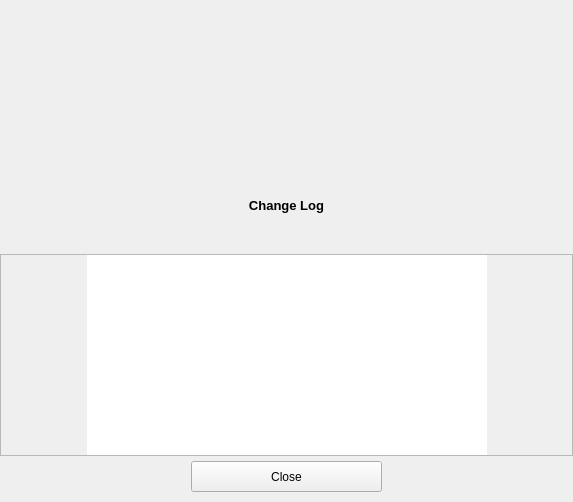
<?xml version="1.0" encoding="UTF-8"?>
<ui version="4.0">
 <class>ChangeLogScrollWidget</class>
 <widget class="QWidget" name="ChangeLogScrollWidget">
  <property name="geometry">
   <rect>
    <x>0</x>
    <y>0</y>
    <width>573</width>
    <height>502</height>
   </rect>
  </property>
  <property name="sizePolicy">
   <sizepolicy hsizetype="MinimumExpanding" vsizetype="MinimumExpanding">
    <horstretch>0</horstretch>
    <verstretch>0</verstretch>
   </sizepolicy>
  </property>
  <property name="maximumSize">
   <size>
    <width>16777215</width>
    <height>502</height>
   </size>
  </property>
  <property name="windowTitle">
   <string>Form</string>
  </property>
  <layout class="QVBoxLayout" name="verticalLayout_2">
   <property name="spacing">
    <number>0</number>
   </property>
   <property name="leftMargin">
    <number>0</number>
   </property>
   <property name="topMargin">
    <number>5</number>
   </property>
   <property name="rightMargin">
    <number>0</number>
   </property>
   <property name="bottomMargin">
    <number>10</number>
   </property>
   <item>
    <widget class="QLabel" name="ringLogo">
     <property name="sizePolicy">
      <sizepolicy hsizetype="MinimumExpanding" vsizetype="Maximum">
       <horstretch>0</horstretch>
       <verstretch>0</verstretch>
      </sizepolicy>
     </property>
     <property name="minimumSize">
      <size>
       <width>400</width>
       <height>180</height>
      </size>
     </property>
     <property name="maximumSize">
      <size>
       <width>16777215</width>
       <height>180</height>
      </size>
     </property>
     <property name="text">
      <string/>
     </property>
     <property name="pixmap">
      <pixmap resource="../ressources.qrc">:/images/logo-jami-standard-coul.png</pixmap>
     </property>
     <property name="scaledContents">
      <bool>false</bool>
     </property>
     <property name="alignment">
      <set>Qt::AlignCenter</set>
     </property>
     <property name="wordWrap">
      <bool>false</bool>
     </property>
    </widget>
   </item>
   <item>
    <spacer name="verticalSpacer_3">
     <property name="orientation">
      <enum>Qt::Vertical</enum>
     </property>
     <property name="sizeType">
      <enum>QSizePolicy::Fixed</enum>
     </property>
     <property name="sizeHint" stdset="0">
      <size>
       <width>20</width>
       <height>5</height>
      </size>
     </property>
    </spacer>
   </item>
   <item>
    <layout class="QHBoxLayout" name="horizontalLayout_13">
     <property name="spacing">
      <number>0</number>
     </property>
     <item>
      <spacer name="horizontalSpacer_15">
       <property name="orientation">
        <enum>Qt::Horizontal</enum>
       </property>
       <property name="sizeHint" stdset="0">
        <size>
         <width>40</width>
         <height>20</height>
        </size>
       </property>
      </spacer>
     </item>
     <item>
      <widget class="QLabel" name="changeLoglabel">
       <property name="sizePolicy">
        <sizepolicy hsizetype="MinimumExpanding" vsizetype="MinimumExpanding">
         <horstretch>0</horstretch>
         <verstretch>0</verstretch>
        </sizepolicy>
       </property>
       <property name="minimumSize">
        <size>
         <width>0</width>
         <height>30</height>
        </size>
       </property>
       <property name="maximumSize">
        <size>
         <width>16777215</width>
         <height>30</height>
        </size>
       </property>
       <property name="font">
        <font>
         <pointsize>10</pointsize>
         <weight>75</weight>
         <bold>true</bold>
        </font>
       </property>
       <property name="text">
        <string>Change Log</string>
       </property>
       <property name="alignment">
        <set>Qt::AlignCenter</set>
       </property>
      </widget>
     </item>
     <item>
      <spacer name="horizontalSpacer_16">
       <property name="orientation">
        <enum>Qt::Horizontal</enum>
       </property>
       <property name="sizeHint" stdset="0">
        <size>
         <width>40</width>
         <height>20</height>
        </size>
       </property>
      </spacer>
     </item>
    </layout>
   </item>
   <item>
    <spacer name="verticalSpacer">
     <property name="orientation">
      <enum>Qt::Vertical</enum>
     </property>
     <property name="sizeType">
      <enum>QSizePolicy::Fixed</enum>
     </property>
     <property name="sizeHint" stdset="0">
      <size>
       <width>20</width>
       <height>5</height>
      </size>
     </property>
    </spacer>
   </item>
   <item>
    <widget class="QLabel" name="versionLabel">
     <property name="sizePolicy">
      <sizepolicy hsizetype="MinimumExpanding" vsizetype="MinimumExpanding">
       <horstretch>0</horstretch>
       <verstretch>0</verstretch>
      </sizepolicy>
     </property>
     <property name="minimumSize">
      <size>
       <width>400</width>
       <height>24</height>
      </size>
     </property>
     <property name="maximumSize">
      <size>
       <width>16777215</width>
       <height>24</height>
      </size>
     </property>
     <property name="text">
      <string/>
     </property>
     <property name="alignment">
      <set>Qt::AlignCenter</set>
     </property>
    </widget>
   </item>
   <item>
    <spacer name="verticalSpacer_2">
     <property name="orientation">
      <enum>Qt::Vertical</enum>
     </property>
     <property name="sizeType">
      <enum>QSizePolicy::Fixed</enum>
     </property>
     <property name="sizeHint" stdset="0">
      <size>
       <width>20</width>
       <height>5</height>
      </size>
     </property>
    </spacer>
   </item>
   <item>
    <widget class="QScrollArea" name="changeLogScrollArea">
     <property name="sizePolicy">
      <sizepolicy hsizetype="MinimumExpanding" vsizetype="MinimumExpanding">
       <horstretch>0</horstretch>
       <verstretch>0</verstretch>
      </sizepolicy>
     </property>
     <property name="minimumSize">
      <size>
       <width>400</width>
       <height>0</height>
      </size>
     </property>
     <property name="maximumSize">
      <size>
       <width>16777215</width>
       <height>16777215</height>
      </size>
     </property>
     <property name="lineWidth">
      <number>1</number>
     </property>
     <property name="verticalScrollBarPolicy">
      <enum>Qt::ScrollBarAlwaysOff</enum>
     </property>
     <property name="widgetResizable">
      <bool>true</bool>
     </property>
     <widget class="QWidget" name="changeLogContents">
      <property name="geometry">
       <rect>
        <x>0</x>
        <y>0</y>
        <width>571</width>
        <height>202</height>
       </rect>
      </property>
      <property name="sizePolicy">
       <sizepolicy hsizetype="MinimumExpanding" vsizetype="MinimumExpanding">
        <horstretch>0</horstretch>
        <verstretch>0</verstretch>
       </sizepolicy>
      </property>
      <property name="minimumSize">
       <size>
        <width>400</width>
        <height>0</height>
       </size>
      </property>
      <property name="maximumSize">
       <size>
        <width>16777215</width>
        <height>16777215</height>
       </size>
      </property>
      <layout class="QVBoxLayout" name="verticalLayout">
       <property name="spacing">
        <number>0</number>
       </property>
       <property name="leftMargin">
        <number>0</number>
       </property>
       <property name="topMargin">
        <number>0</number>
       </property>
       <property name="rightMargin">
        <number>0</number>
       </property>
       <property name="bottomMargin">
        <number>0</number>
       </property>
       <item>
        <layout class="QHBoxLayout" name="horizontalLayout_2">
         <property name="spacing">
          <number>0</number>
         </property>
         <item>
          <spacer name="horizontalSpacer_3">
           <property name="orientation">
            <enum>Qt::Horizontal</enum>
           </property>
           <property name="sizeHint" stdset="0">
            <size>
             <width>40</width>
             <height>20</height>
            </size>
           </property>
          </spacer>
         </item>
         <item>
          <widget class="QTextEdit" name="logTextEdit">
           <property name="sizePolicy">
            <sizepolicy hsizetype="MinimumExpanding" vsizetype="MinimumExpanding">
             <horstretch>0</horstretch>
             <verstretch>0</verstretch>
            </sizepolicy>
           </property>
           <property name="minimumSize">
            <size>
             <width>400</width>
             <height>200</height>
            </size>
           </property>
           <property name="maximumSize">
            <size>
             <width>16777215</width>
             <height>16777215</height>
            </size>
           </property>
           <property name="frameShape">
            <enum>QFrame::NoFrame</enum>
           </property>
           <property name="verticalScrollBarPolicy">
            <enum>Qt::ScrollBarAlwaysOff</enum>
           </property>
           <property name="readOnly">
            <bool>true</bool>
           </property>
           <property name="html">
            <string notr="true">&lt;!DOCTYPE HTML PUBLIC &quot;-//W3C//DTD HTML 4.0//EN&quot; &quot;http://www.w3.org/TR/REC-html40/strict.dtd&quot;&gt;
&lt;html&gt;&lt;head&gt;&lt;meta name=&quot;qrichtext&quot; content=&quot;1&quot; /&gt;&lt;style type=&quot;text/css&quot;&gt;
p, li { white-space: pre-wrap; }
&lt;/style&gt;&lt;/head&gt;&lt;body style=&quot; font-family:'MS Shell Dlg 2'; font-size:7.8pt; font-weight:400; font-style:normal;&quot;&gt;
&lt;p style=&quot;-qt-paragraph-type:empty; margin-top:0px; margin-bottom:12px; margin-left:0px; margin-right:0px; -qt-block-indent:0; text-indent:0px; font-family:'MS Shell Dlg 2'; font-size:8pt;&quot;&gt;&lt;br /&gt;&lt;/p&gt;&lt;/body&gt;&lt;/html&gt;</string>
           </property>
          </widget>
         </item>
         <item>
          <spacer name="horizontalSpacer_4">
           <property name="orientation">
            <enum>Qt::Horizontal</enum>
           </property>
           <property name="sizeHint" stdset="0">
            <size>
             <width>40</width>
             <height>20</height>
            </size>
           </property>
          </spacer>
         </item>
        </layout>
       </item>
      </layout>
     </widget>
    </widget>
   </item>
   <item>
    <spacer name="verticalSpacer_4">
     <property name="orientation">
      <enum>Qt::Vertical</enum>
     </property>
     <property name="sizeType">
      <enum>QSizePolicy::Fixed</enum>
     </property>
     <property name="sizeHint" stdset="0">
      <size>
       <width>20</width>
       <height>5</height>
      </size>
     </property>
    </spacer>
   </item>
   <item>
    <layout class="QHBoxLayout" name="horizontalLayout">
     <property name="spacing">
      <number>0</number>
     </property>
     <item>
      <spacer name="horizontalSpacer">
       <property name="orientation">
        <enum>Qt::Horizontal</enum>
       </property>
       <property name="sizeHint" stdset="0">
        <size>
         <width>40</width>
         <height>20</height>
        </size>
       </property>
      </spacer>
     </item>
     <item>
      <widget class="QPushButton" name="logCloseButton">
       <property name="sizePolicy">
        <sizepolicy hsizetype="MinimumExpanding" vsizetype="MinimumExpanding">
         <horstretch>0</horstretch>
         <verstretch>0</verstretch>
        </sizepolicy>
       </property>
       <property name="minimumSize">
        <size>
         <width>0</width>
         <height>30</height>
        </size>
       </property>
       <property name="text">
        <string>Close</string>
       </property>
      </widget>
     </item>
     <item>
      <spacer name="horizontalSpacer_2">
       <property name="orientation">
        <enum>Qt::Horizontal</enum>
       </property>
       <property name="sizeHint" stdset="0">
        <size>
         <width>40</width>
         <height>20</height>
        </size>
       </property>
      </spacer>
     </item>
    </layout>
   </item>
  </layout>
 </widget>
 <resources>
  <include location="../ressources.qrc"/>
 </resources>
 <connections/>
</ui>
